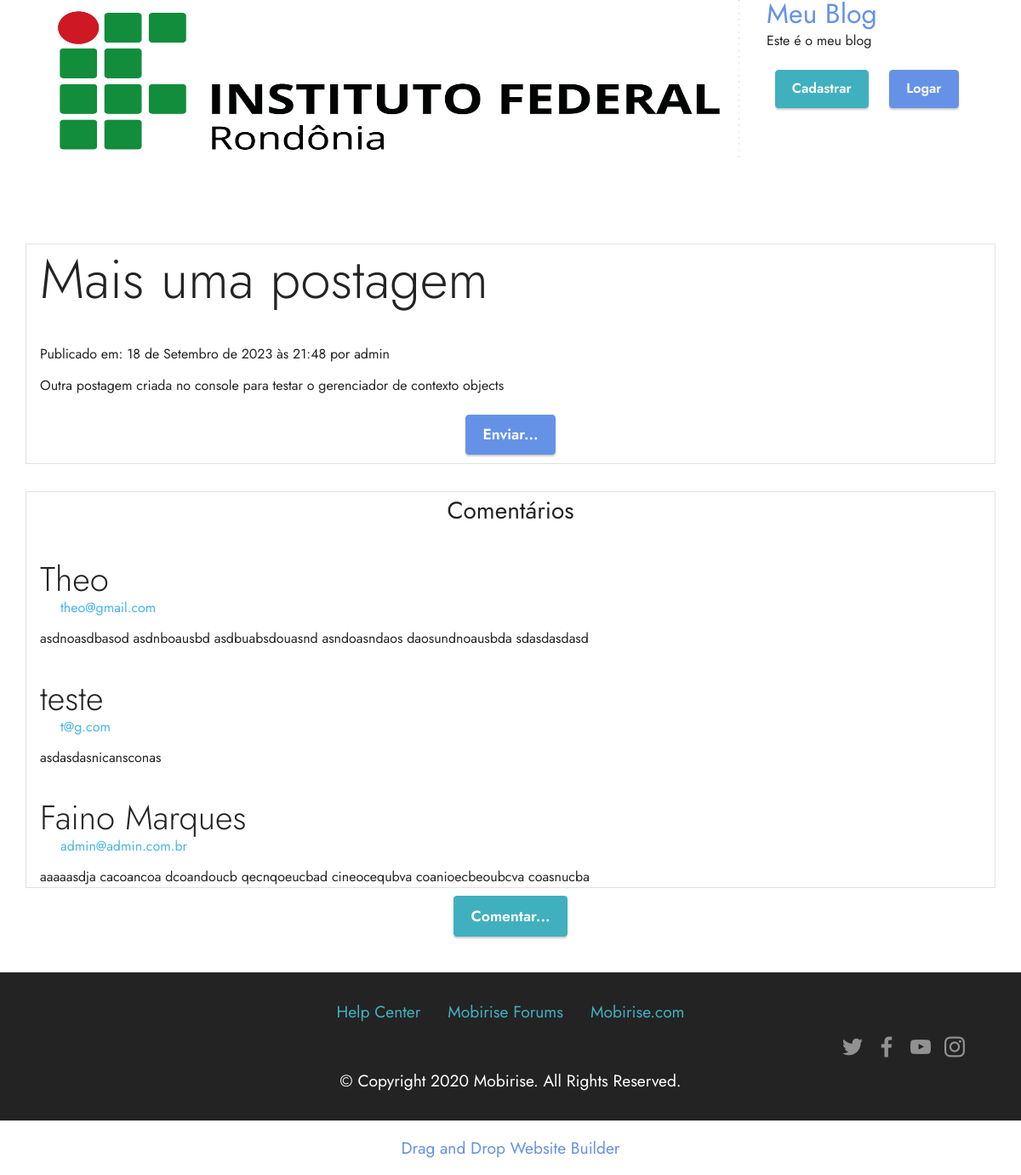
Page /detalhe/5/mais-uma-postagem on the committed database.
### postagens/models.py (models this page shows, shortened)
class Postagem(models.Model):
    objects = models.Manager()
    publicados = PostsPublicados()
    STATUS_CHOICES = (
        ('rascunho', 'Rascunho'),
        ('publicado', 'Publicado'),
    )
    titulo = models.CharField(max_length=100)
    slug = models.SlugField(max_length=100)
    corpo = models.TextField()
    publicado = models.DateTimeField(default=timezone.now)
    criado = models.DateTimeField(auto_now_add=True)
    status = models.CharField(max_length=9, choices=STATUS_CHOICES, default='rascunho')
    autor = models.ForeignKey(User, on_delete=models.CASCADE, related_name='post_autor')
    class Meta:
        verbose_name = 'Post'
        verbose_name_plural = 'Posts'
        ordering = ['-publicado']

class Comentario(models.Model):
    STATUS_CHOICES = (
        ('rascunho', 'Rascunho'),
        ('publicado', 'Publicado'),
    )
    postagem = models.ForeignKey(Postagem, on_delete=models.CASCADE)
    nome = models.CharField(max_length=50)
    email = models.EmailField(max_length=150)
    senha = models.CharField(max_length=60)
    publicado = models.DateTimeField(default=timezone.now)
    criado = models.DateTimeField(auto_now_add=True)
    status = models.CharField(max_length=9, choices=STATUS_CHOICES, default='rascunho')
    corpo = models.TextField()
    ativo = models.BooleanField(default=False)
    class Meta:
        verbose_name = "Comentário"
        verbose_name_plural = "Comentários"

### postagens/views.py (the view)
# urls.py: path('detalhe/<id>/<slug>', views.DetalhePostView.as_view(), name='detalhepost'),
class DetalhePostView(DetailView):
    template_name = 'postagens/detalhe.html'
    model = Postagem
    def _get_coments(self, id_post):
        try:
            return Comentario.objects.filter(postagem_id=id_post, ativo = True)
        except Comentario.DoesNotExist:
            raise Exception
    def get_context_data(self, **kwargs):
        context = super(DetalhePostView, self).get_context_data(**kwargs)
        context['coments'] = self._get_coments(self.object.id)
        return context

### postagens/templates/postagens/detalhe.html (shortened to what this page needs)
{% extends 'base.html' %}
{% load static %}
{% block conteudo%}
{% include 'includes/top.html' %}
<section data-bs-version="5.1" class="content10 cid-tzVgp39K95" id="content10-1">
    <div class="container">
        <div class="row justify-content-center border border-ligth">
            <div class="col-12">
                <h6 class="mbr-section-subtitle mbr-fonts-style mb-4 display-3">
                    {{ postagem.titulo }}
                </h6>
            </div>
            <div class="col-12">
                <p class="mbr-text mbr-fonts-style display-9">
                    Publicado em: {{ postagem.publicado }} por {{ postagem.autor }}
                </p>
                <p class="mbr-text mbr-fonts-style display-7">
                    {{ postagem.corpo|linebreaks }}
                </p>
            </div>
            <div class="mbr-section-btn align-center">
                    <a class="btn btn-primary display-4"
                       href="{% url 'enviarpost' postagem.id %}">Enviar...</a>
            </div>
        </div>
    </div>
    <div class="container mt-4">
        <div class="row justify-content-center border border-ligth">
            <h3 class="align-center mt-2">
                Comentários
            </h3>
            <div class="col-12">
                {% for c in coments %}
                    <div class="mt-4">
                        <h8 class="mbr-section-subtitle mbr-fonts-style display-6 ">
                            {{ c.nome }}
                        </h8>
                        <p class="px-4 text-info">{{ c.email }}</p>
                        <div class="col-12">
                            {{ c.corpo }}
                        </div>
                    </div>
                {% endfor %}
            </div>
        </div>
    </div>
    <div class="mbr-section-btn align-center">
        <a class="btn btn-success display-4"
           href="{% url 'comentpost' postagem.id %}">Comentar...</a>
    </div>
</section>
{% endblock %}

### postagens/static/assets/theme/css/style.css (style rules this page uses)
section { background-color: #ffffff; }
body { font-style: normal; line-height: 1.5; font-weight: 400; color: #232323; position: relative; }
section, .container, .container-fluid { position: relative; word-wrap: break-word; }
a { font-style: normal; font-weight: 400; cursor: pointer; }
a, a:hover { text-decoration: none; }
.mbr-section-subtitle { line-height: 1.3; }
.mbr-text { font-style: normal; line-height: 1.7; }
h1, h2, h3, h4, h5, h6, .display-1, .display-2, .display-4, .display-5, .display-7, span, p, a { line-height: 1; word-break: break-word; word-wrap: break-word; font-weight: 400; }
section { background-position: 50% 50%; background-repeat: no-repeat; background-size: cover; }
.align-center { text-align: center; }
.mbr-section-btn { margin-left: -0.6rem; margin-right: -0.6rem; font-size: 0; }
.btn { font-weight: 600; border-width: 1px; font-style: normal; margin: 0.6rem 0.6rem; white-space: normal; transition: all 0.2s ease-in-out; display: inline-flex; align-items: center; justify-content: center; word-break: break-word; }
.row { display: -webkit-flex; -webkit-flex-wrap: wrap; }
.justify-content-center { -webkit-justify-content: center; }
html, body { height: auto; min-height: 100vh; }
.mt-4 { margin-top: 2rem !important; }
.mb-4 { margin-bottom: 2rem !important; }
@media (min-width: 992px) { .container { padding-left: 16px; padding-right: 16px; } }
@media (min-width: 992px) { .row { margin-left: -16px; margin-right: -16px; } }
@media (min-width: 992px) { .row > [class*=col] { padding-left: 16px; padding-right: 16px; } }

### postagens/static/assets/mobirise/css/mbr-additional.css (style rules this page uses)
body { font-family: Jost; }
.display-4 { font-family: 'Jost', sans-serif; font-size: 1.1rem; line-height: 1.5; }
.display-7 { font-family: 'Jost', sans-serif; font-size: 1.2rem; line-height: 1.5; }
.btn { padding: 0.6rem 1.2rem; border-radius: 4px; }
.btn-primary, .btn-primary:active { background-color: #6592e6 !important; border-color: #6592e6 !important; color: #ffffff !important; box-shadow: 0 2px 2px 0 rgba(0, 0, 0, 0.2); }
.btn-success, .btn-success:active { background-color: #40b0bf !important; border-color: #40b0bf !important; color: #ffffff !important; box-shadow: 0 2px 2px 0 rgba(0, 0, 0, 0.2); }
.text-info { color: #47b5ed !important; }
a, a:hover { color: #6592e6; }
body { overflow-x: hidden; }
a { transition: color 0.6s; }
.cid-tzVgp39K95 { padding-top: 3rem; padding-bottom: 2rem; background-color: #ffffff; }

### rows in the picture
Postagem: titulo "Mais uma postagem", publicado "18 de Setembro de 2023 às 21:48", autor "admin", corpo "Outra postagem criada no console para testar o gerenciador de contexto objects"
Comentario: nome "Theo", email "theo@gmail.com", corpo "asdnoasdbasod asdnboausbd asdbuabsdouasnd asndoasndaos daosundnoausbda sdasdasdasd"
Comentario: nome "teste", email "t@g.com", corpo "asdasdasnicansconas"
Comentario: nome "Faino Marques", email "admin@admin.com.br", corpo "aaaaasdja cacoancoa dcoandoucb qecnqoeucbad cineocequbva coanioecbeoubcva coasnucba"
